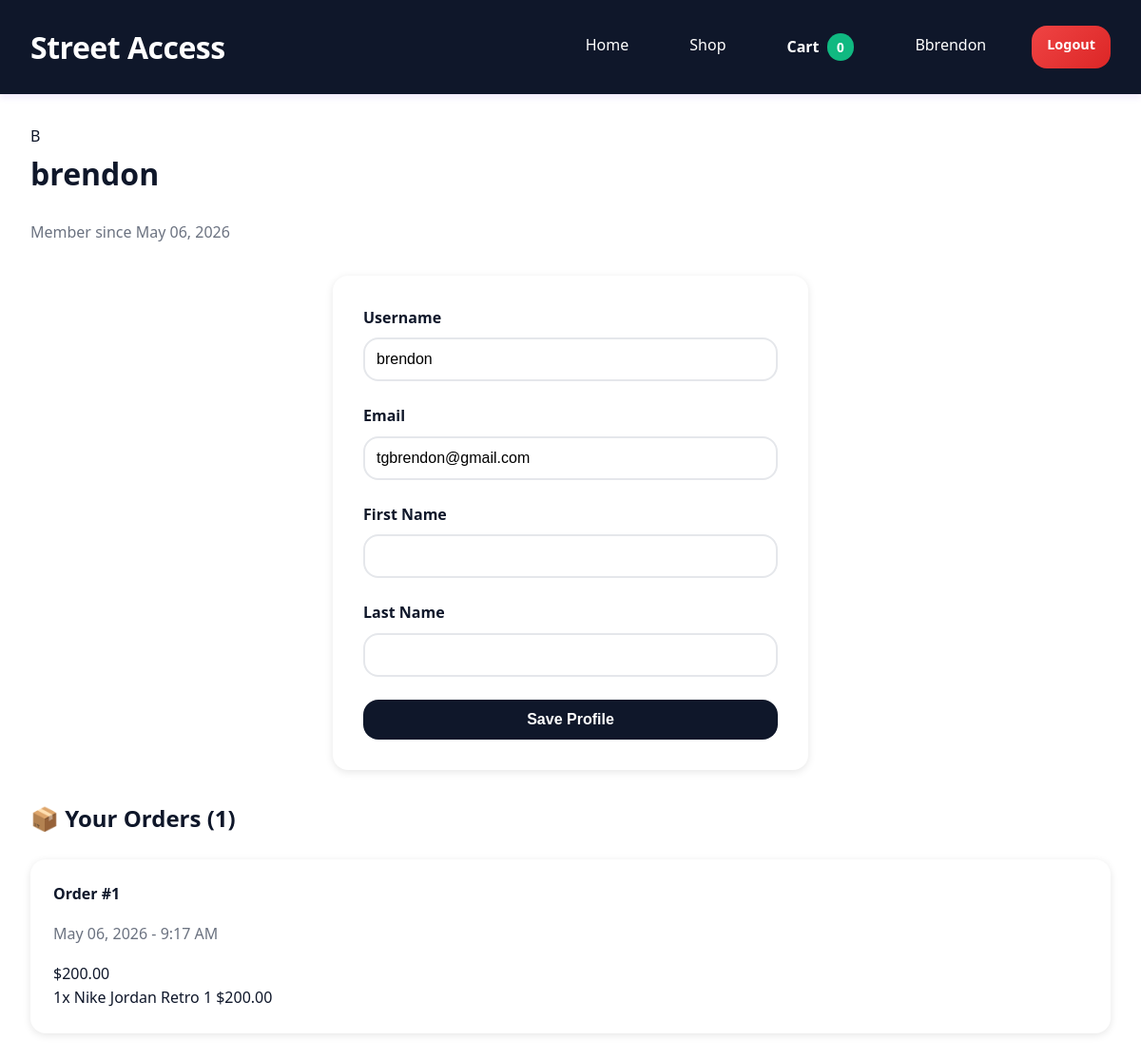
/profile/ (signed in), run on the app's committed database.
### store/models.py (models this page shows, shortened)
class Order(models.Model):
    user = models.ForeignKey(User, related_name='orders', on_delete=models.CASCADE)
    created_at = models.DateTimeField(auto_now_add=True)
    total = models.DecimalField(max_digits=10, decimal_places=2, default=0)

class OrderItem(models.Model):
    order = models.ForeignKey(Order, related_name='items', on_delete=models.CASCADE)
    product = models.ForeignKey(Product, null=True, on_delete=models.SET_NULL)
    quantity = models.PositiveIntegerField(default=1)
    price = models.DecimalField(max_digits=7, decimal_places=2)

class Product(models.Model):
    name = models.CharField(max_length=120)
    description = models.TextField(blank=True)
    price = models.DecimalField(max_digits=7, decimal_places=2)
    image_url = models.URLField(blank=True)
    available = models.BooleanField(default=True)

### store/views.py (the view, shortened to what this page needs)
# urls.py: path('profile/', views.profile, name='profile'),
@login_required
def profile(request):
    orders = Order.objects.filter(user=request.user).order_by('-created_at')
    profile_updated = False
    profile_error = ''
    return render(request, 'store/profile.html', {
        'orders': orders,
        'profile_updated': profile_updated,
        'profile_error': profile_error,
    })

### store/context_processors.py (called while the page is built)
def cart_context(request):
    cart = request.session.get('cart', {})
    cart_count = sum(cart.values()) if cart else 0
    return {'cart_count': cart_count}

### store/templates/store/profile.html (shortened to what this page needs)
{% extends 'store/base.html' %}
{% block content %}
<div class="profile-grid">
    <section class="profile-card">
        <div class="profile-hero">
            <div class="profile-avatar">{{ user.username|first|upper }}</div>
            <div>
                <h2>{{ user.username }}</h2>
                <p class="muted">Member since {{ user.date_joined|date:"F d, Y" }}</p>
            </div>
        </div>
        <form method="post" class="profile-form">
            <label for="username">Username</label>
            <input type="text" id="username" name="username" value="{{ user.username }}" required>
            <label for="email">Email</label>
            <input type="email" id="email" name="email" value="{{ user.email }}" required>
            <label for="first_name">First Name</label>
            <input type="text" id="first_name" name="first_name" value="{{ user.first_name }}">
            <label for="last_name">Last Name</label>
            <input type="text" id="last_name" name="last_name" value="{{ user.last_name }}">
            <button type="submit" class="btn btn-primary">Save Profile</button>
        </form>
    </section>
    <section class="orders-card">
        <h3>📦 Your Orders ({{ orders|length }})</h3>
        {% if orders %}
        <div class="orders-list">
            {% for order in orders %}
            <div class="order">
                <div class="order-header">
                    <div>
                        <h4>Order #{{ order.id }}</h4>
                        <p class="muted">{{ order.created_at|date:"M d, Y - g:i A" }}</p>
                    </div>
                    <div class="order-total">${{ order.total }}</div>
                </div>
                <div class="order-items">
                    {% for item in order.items.all %}
                    <div class="order-item">
                        <span>{{ item.quantity }}x {{ item.product.name }}</span>
                        <span>${{ item.price }}</span>
                    </div>
                    {% endfor %}
                </div>
            </div>
            {% endfor %}
        </div>
        {% endif %}
    </section>
</div>
{% endblock %}

### store/templates/store/base.html (shortened to what this page needs)
<!DOCTYPE html>
<html lang="en">
<head>
    <link rel="stylesheet" href="/static/store/css/style.css">
</head>
<body>
    <header>
        <div>
            <h1>Street Access</h1>
            <nav>
                <a href="/">Home</a>
                <a href="/products/">Shop</a>
                {% if user.is_authenticated %}
                    <a href="/cart/" class="cart-link">Cart <span class="cart-badge" id="cart-count" aria-live="polite" aria-atomic="true" aria-label="{{ cart_count|default:0 }} items in cart">{{ cart_count|default:0 }}</span></a>
                    <a href="/profile/" class="profile-link"><span class="avatar">{{ user.username|slice:":1"|upper }}</span>{{ user.username }}</a>
                    <a href="/admin/logout/" class="btn btn-danger nav-btn">Logout</a>
                {% else %}
                    <a href="/login/">Login</a>
                    <a href="/signup/">Sign Up</a>
                {% endif %}
            </nav>
        </div>
    </header>
    <main>
        {% block content %}{% endblock %}
    </main>
</body>
</html>

### static/store/css/style.css (style rules this page uses)
* { margin: 0; padding: 0; box-sizing: border-box; }
:root { --primary-color: #0f172a; --primary-dark: #0f172a; --primary-light: #334155; --success-color: #10b981; --danger-color: #ef4444; --text-dark: #0f172a; --text-light: #f8fafc; --bg-dark: #0b1220; --bg-light: #ffffff; --border-radius: 16px; }
body { font-family: 'Segoe UI', Tahoma, Geneva, Verdana, sans-serif; background-color: var(--bg-light); color: var(--text-dark); line-height: 1.6; }
header { background: linear-gradient(135deg, var(--primary-color) 0%, var(--primary-dark) 100%); color: white; padding: 1.5rem 2rem; box-shadow: 0 4px 6px rgba(124, 58, 237, 0.1); position: sticky; top: 0; z-index: 100; }
header h1 { font-size: 2rem; font-weight: 700; letter-spacing: -0.5px; }
nav { display: flex; gap: 2rem; justify-content: flex-end; flex-wrap: wrap; }
nav a { color: white; text-decoration: none; font-weight: 500; padding: 0.5rem 1rem; border-radius: var(--border-radius); transition: all 0.3s ease; display: inline-block; }
.cart-link { display: inline-flex; align-items: center; gap: 0.5rem; font-weight: 600; }
.cart-badge { display: inline-flex; align-items: center; justify-content: center; min-width: 1.8rem; height: 1.8rem; padding: 0 0.45rem; border-radius: 999px; background: #10b981; color: #ffffff; font-size: 0.85rem; font-weight: 700; box-shadow: 0 0 0 0 rgba(16, 185, 129, 0.4); transition: transform 0.2s ease, box-shadow 0.2s ease, background 0.2s ease; }
header > div { display: flex; justify-content: space-between; align-items: center; }
main { max-width: 1200px; margin: 0 auto; padding: 2rem; }
h2 { font-size: 2rem; color: var(--primary-color); margin-bottom: 1.5rem; font-weight: 700; }
h3 { color: var(--primary-dark); margin-top: 2rem; margin-bottom: 1.5rem; font-size: 1.5rem; }
p { color: #6b7280; margin-bottom: 1rem; }
button, .btn { background: linear-gradient(135deg, var(--primary-color) 0%, var(--primary-dark) 100%); color: white; border: none; padding: 0.75rem 1.5rem; border-radius: var(--border-radius); cursor: pointer; font-weight: 600; font-size: 1rem; transition: all 0.3s ease; display: inline-block; text-decoration: none; text-align: center; }
.btn-danger { background: linear-gradient(135deg, var(--danger-color) 0%, #dc2626 100%); padding: 0.5rem 1rem; font-size: 0.9rem; }
form { background: white; padding: 2rem; border-radius: var(--border-radius); max-width: 500px; margin: 2rem auto; box-shadow: 0 2px 8px rgba(0, 0, 0, 0.1); }
label { display: block; margin-top: 1.5rem; margin-bottom: 0.5rem; font-weight: 600; color: var(--text-dark); }
label:first-of-type { margin-top: 0; }
input[type="text"], input[type="password"], input[type="email"], input[type="number"], textarea, select { width: 100%; padding: 0.75rem; border: 2px solid #e5e7eb; border-radius: var(--border-radius); font-size: 1rem; transition: border-color 0.3s ease; }
form button { width: 100%; padding: 1rem; margin-top: 1.5rem; font-size: 1.1rem; }
.order { background: white; padding: 1.5rem; border-radius: var(--border-radius); box-shadow: 0 2px 8px rgba(0, 0, 0, 0.1); margin-bottom: 1.5rem; }
.order h4 { color: var(--primary-color); margin-bottom: 1rem; }

### data on the page
Order: id "1", created_at "May 06, 2026 - 9:17 AM", total "200.00"
OrderItem: quantity "1", product.name "Nike Jordan Retro 1", price "200.00"

### other printed values
{{ cart_count|default:0 }} "0"
{{ user.username|slice:":1"|upper }} "B"
{{ user.username }} "brendon"
{{ user.username|first|upper }} "B"
{{ user.date_joined|date:"F d, Y" }} "May 06, 2026"
{{ orders|length }} "1"
